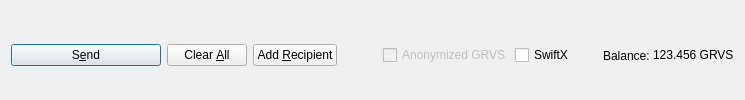
         <widget class="QFrame" name="frame_Send">
          <layout class="QHBoxLayout" name="horizontalLayout">
           <property name="bottomMargin">
            <number>0</number>
           </property>
           <item>
            <widget class="QPushButton" name="sendButton">
             <property name="minimumSize">
              <size>
               <width>150</width>
               <height>0</height>
              </size>
             </property>
             <property name="toolTip">
              <string>Confirm the send action</string>
             </property>
             <property name="text">
              <string>S&amp;end</string>
             </property>
             <property name="icon">
              <iconset resource="../grvs.qrc">
               <normaloff>:/icons/send</normaloff>:/icons/send</iconset>
             </property>
             <property name="autoDefault">
              <bool>false</bool>
             </property>
             <property name="default">
              <bool>true</bool>
             </property>
            </widget>
           </item>
           <item>
            <widget class="QPushButton" name="clearButton">
             <property name="sizePolicy">
              <sizepolicy hsizetype="Minimum" vsizetype="Fixed">
               <horstretch>0</horstretch>
               <verstretch>0</verstretch>
              </sizepolicy>
             </property>
             <property name="toolTip">
              <string>Clear all fields of the form.</string>
             </property>
             <property name="text">
              <string>Clear &amp;All</string>
             </property>
             <property name="icon">
              <iconset resource="../grvs.qrc">
               <normaloff>:/icons/remove</normaloff>:/icons/remove</iconset>
             </property>
             <property name="autoDefault">
              <bool>false</bool>
             </property>
            </widget>
           </item>
           <item>
            <widget class="QPushButton" name="addButton">
             <property name="toolTip">
              <string>Send to multiple recipients at once</string>
             </property>
             <property name="text">
              <string>Add &amp;Recipient</string>
             </property>
             <property name="icon">
              <iconset resource="../grvs.qrc">
               <normaloff>:/icons/add</normaloff>:/icons/add</iconset>
             </property>
             <property name="autoDefault">
              <bool>false</bool>
             </property>
            </widget>
           </item>
           <item>
            <spacer name="horizontalSpacer">
             <property name="orientation">
              <enum>Qt::Horizontal</enum>
             </property>
             <property name="sizeHint" stdset="0">
              <size>
               <width>40</width>
               <height>20</height>
              </size>
             </property>
            </spacer>
           </item>
           <item>
            <layout class="QHBoxLayout" name="horizontalLayout_2">
             <property name="spacing">
              <number>3</number>
             </property>
             <item>
              <widget class="QCheckBox" name="checkzGRVS">
               <property name="enabled">
                <bool>false</bool>
               </property>
               <property name="text">
                <string>Anonymized GRVS</string>
               </property>
              </widget>
             </item>
             <item>
              <widget class="QCheckBox" name="checkSwiftTX">
               <property name="enabled">
                <bool>true</bool>
               </property>
               <property name="minimumSize">
                <size>
                 <width>85</width>
                 <height>0</height>
                </size>
               </property>
               <property name="text">
                <string>SwiftX</string>
               </property>
              </widget>
             </item>
             <item>
              <widget class="QLabel" name="label">
               <property name="text">
                <string>Balance:</string>
               </property>
              </widget>
             </item>
             <item>
              <widget class="QLabel" name="labelBalance">
               <property name="sizePolicy">
                <sizepolicy hsizetype="Preferred" vsizetype="Fixed">
                 <horstretch>0</horstretch>
                 <verstretch>0</verstretch>
                </sizepolicy>
               </property>
               <property name="cursor">
                <cursorShape>IBeamCursor</cursorShape>
               </property>
               <property name="text">
                <string notr="true">123.456 GRVS</string>
               </property>
               <property name="textInteractionFlags">
                <set>Qt::LinksAccessibleByMouse|Qt::TextSelectableByKeyboard|Qt::TextSelectableByMouse</set>
               </property>
              </widget>
             </item>
            </layout>
           </item>
          </layout>
         </widget>
